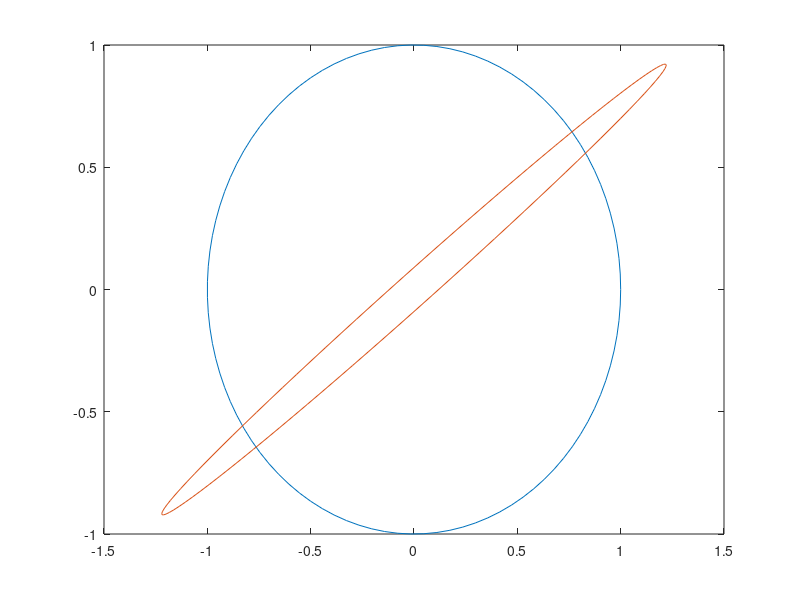

This chart was generated by the following MATLAB code:
% egység kör plotolása
% 1. feladat matlab_10, matlab grafika 1
A = [1 0.7
    0.7 0.6];

B = [1 0.8
    0.8 0.7];

C = [1 0.9
    0.9 0.8];

alpha = linspace(0, 2*pi);

v = [cos(alpha); sin(alpha)];

%transzformacios matrix
w = A*v;

plot(v(1,:), v(2,:), w(1,:), w(2,:));

% cond(A): megadja a kondicios szamot

% v: egység kör
% w: transzformalt (?)



